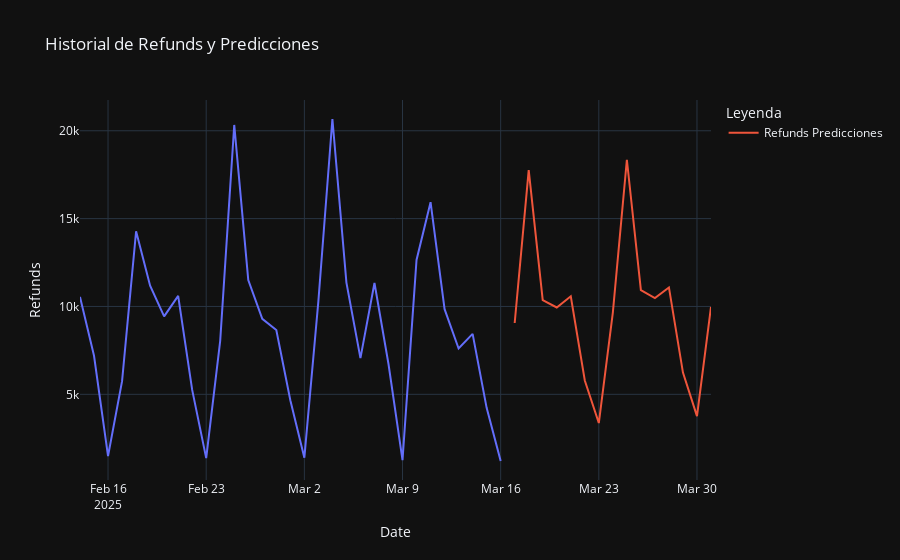
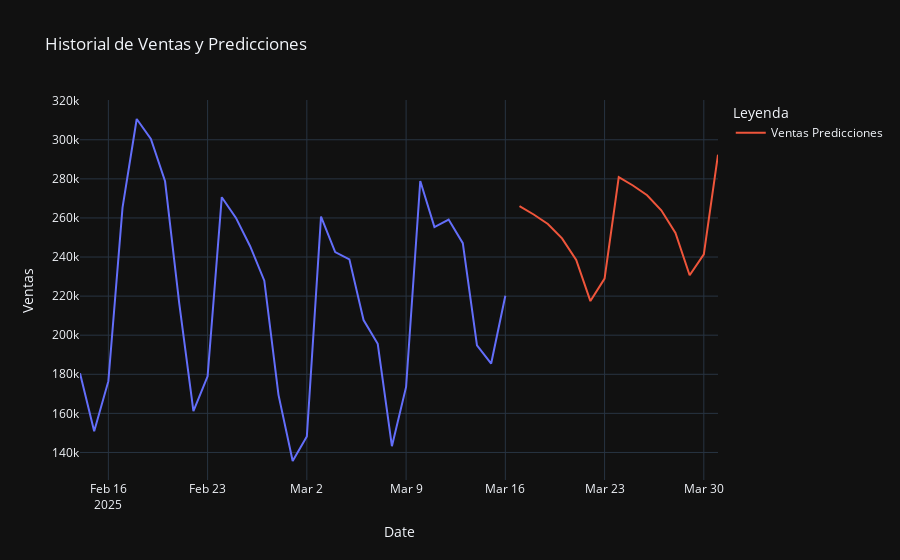

These figures' notebook cell, in order:
### Code cell
import plotly.express as px


df['Fecha'] = pd.to_datetime(df['Fecha'])
df = df.set_index('Fecha')
historia_refunds = df.tail(31)

fig_refunds = px.line(historia_refunds, x=historia_refunds.index, y='Total', template='plotly_dark', title='Historial de Refunds y Predicciones')
fig_refunds.add_trace(go.Scatter(x=prediccion_prophet.index, y=prediccion_prophet['Refunds_Pred'], mode='lines', name='Refunds Predicciones'))

fig_refunds.update_layout(xaxis_title='Date', yaxis_title='Refunds', legend_title='Leyenda')

# Mostrar el gráfico
fig_refunds.show()

ventas['Fecha'] = pd.to_datetime(ventas['Fecha'])
ventas = ventas.set_index('Fecha')
historia_ventas = ventas.tail(31)

# Crear gráfico para ventas con datos históricos
fig_ventas = px.line(historia_ventas, x=historia_ventas.index, y='Total', template='plotly_dark', title='Historial de Ventas y Predicciones')
fig_ventas.add_trace(go.Scatter(x=prediccion_prophet.index, y=prediccion_prophet['Sales Pred'], mode='lines', name='Ventas Predicciones'))

# Personalizar diseño
fig_ventas.update_layout(xaxis_title='Date', yaxis_title='Ventas', legend_title='Leyenda')

# Mostrar el gráfico
fig_ventas.show()

### Figure 1 — Plotly figure (JSON) as saved in the notebook; plotly's stock layout.template omitted (floating-point values rounded to 4 significant figures)
{"data": [{"hovertemplate": "Fecha=%{x}<br>Total=%{y}<extra></extra>", "legendgroup": "", "line": {"color": "#636efa", "dash": "solid"}, "marker": {"symbol": "circle"}, "mode": "lines", "name": "", "orientation": "v", "showlegend": false, "type": "scatter", "x": ["2025-02-14T00:00:00", "2025-02-15T00:00:00", "2025-02-16T00:00:00", "2025-02-17T00:00:00", "2025-02-18T00:00:00", "2025-02-19T00:00:00", "2025-02-20T00:00:00", "2025-02-21T00:00:00", "2025-02-22T00:00:00", "2025-02-23T00:00:00", "2025-02-24T00:00:00", "2025-02-25T00:00:00", "2025-02-26T00:00:00", "2025-02-27T00:00:00", "2025-02-28T00:00:00", "2025-03-01T00:00:00", "2025-03-02T00:00:00", "2025-03-03T00:00:00", "2025-03-04T00:00:00", "2025-03-05T00:00:00", "2025-03-06T00:00:00", "2025-03-07T00:00:00", "2025-03-08T00:00:00", "2025-03-09T00:00:00", "2025-03-10T00:00:00", "2025-03-11T00:00:00", "2025-03-12T00:00:00", "2025-03-13T00:00:00", "2025-03-14T00:00:00", "2025-03-15T00:00:00", "2025-03-16T00:00:00"], "xaxis": "x", "y": [10550.0, 7195.0, 1490.0, 5751.0, 14280.0, 11180.0, 9438.0, 10600.0, 5254.0, 1368.0, 8057.0, 20330.0, 11500.0, 9298.0, 8657.0, 4665.0, 1396.0, 10300.0, 20670.0, 11360.0, 7057.0, 11340.0, 6727, 1256.0, 12650.0, 15940.0, 9848.0, 7610.0, 8438.0, 4233.0, 1206.0], "yaxis": "y"}, {"mode": "lines", "name": "Refunds Predicciones", "type": "scatter", "x": ["2025-03-17T00:00:00", "2025-03-18T00:00:00", "2025-03-19T00:00:00", "2025-03-20T00:00:00", "2025-03-21T00:00:00", "2025-03-22T00:00:00", "2025-03-23T00:00:00", "2025-03-24T00:00:00", "2025-03-25T00:00:00", "2025-03-26T00:00:00", "2025-03-27T00:00:00", "2025-03-28T00:00:00", "2025-03-29T00:00:00", "2025-03-30T00:00:00", "2025-03-31T00:00:00"], "y": [9060.0, 17760.0, 10360.0, 9942.0, 10580.0, 5788.0, 3368.0, 9651.0, 18350.0, 10930.0, 10480.0, 11080.0, 6239.0, 3760.0, 9977.0]}], "layout": {"legend": {"title": {"text": "Leyenda"}, "tracegroupgap": 0}, "title": {"text": "Historial de Refunds y Predicciones"}, "xaxis": {"anchor": "y", "domain": [0, 1], "title": {"text": "Date"}}, "yaxis": {"anchor": "x", "domain": [0, 1], "title": {"text": "Refunds"}}}}

### Figure 2 — Plotly figure (JSON) as saved in the notebook; plotly's stock layout.template omitted (floating-point values rounded to 4 significant figures)
{"data": [{"hovertemplate": "Fecha=%{x}<br>Total=%{y}<extra></extra>", "legendgroup": "", "line": {"color": "#636efa", "dash": "solid"}, "marker": {"symbol": "circle"}, "mode": "lines", "name": "", "orientation": "v", "showlegend": false, "type": "scatter", "x": ["2025-02-14T00:00:00", "2025-02-15T00:00:00", "2025-02-16T00:00:00", "2025-02-17T00:00:00", "2025-02-18T00:00:00", "2025-02-19T00:00:00", "2025-02-20T00:00:00", "2025-02-21T00:00:00", "2025-02-22T00:00:00", "2025-02-23T00:00:00", "2025-02-24T00:00:00", "2025-02-25T00:00:00", "2025-02-26T00:00:00", "2025-02-27T00:00:00", "2025-02-28T00:00:00", "2025-03-01T00:00:00", "2025-03-02T00:00:00", "2025-03-03T00:00:00", "2025-03-04T00:00:00", "2025-03-05T00:00:00", "2025-03-06T00:00:00", "2025-03-07T00:00:00", "2025-03-08T00:00:00", "2025-03-09T00:00:00", "2025-03-10T00:00:00", "2025-03-11T00:00:00", "2025-03-12T00:00:00", "2025-03-13T00:00:00", "2025-03-14T00:00:00", "2025-03-15T00:00:00", "2025-03-16T00:00:00"], "xaxis": "x", "y": [180500.0, 150900.0, 176500.0, 265300.0, 310600.0, 300400.0, 278800.0, 216300.0, 161200.0, 178900.0, 270600.0, 260000.0, 245500.0, 227900.0, 169500.0, 135600.0, 148100.0, 260700.0, 242600.0, 238800.0, 207800.0, 195600.0, 143200.0, 173500.0, 278900.0, 255300.0, 259200.0, 247100.0, 194900.0, 185500.0, 220173], "yaxis": "y"}, {"mode": "lines", "name": "Ventas Predicciones", "type": "scatter", "x": ["2025-03-17T00:00:00", "2025-03-18T00:00:00", "2025-03-19T00:00:00", "2025-03-20T00:00:00", "2025-03-21T00:00:00", "2025-03-22T00:00:00", "2025-03-23T00:00:00", "2025-03-24T00:00:00", "2025-03-25T00:00:00", "2025-03-26T00:00:00", "2025-03-27T00:00:00", "2025-03-28T00:00:00", "2025-03-29T00:00:00", "2025-03-30T00:00:00", "2025-03-31T00:00:00"], "y": [266000.0, 261800.0, 256900.0, 249600.0, 238500.0, 217500.0, 229000.0, 280800.0, 276600.0, 271600.0, 263900.0, 252300.0, 230700.0, 241400.0, 292400.0]}], "layout": {"legend": {"title": {"text": "Leyenda"}, "tracegroupgap": 0}, "title": {"text": "Historial de Ventas y Predicciones"}, "xaxis": {"anchor": "y", "domain": [0, 1], "title": {"text": "Date"}}, "yaxis": {"anchor": "x", "domain": [0, 1], "title": {"text": "Ventas"}}}}
